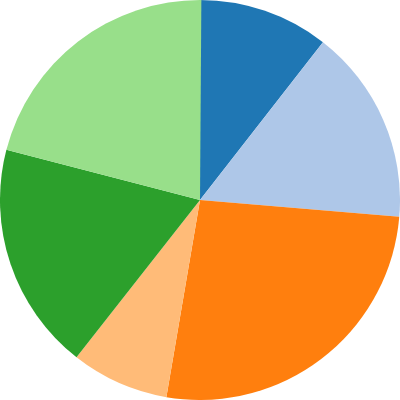

Here is the Vega-Lite specification saved for this chart:
### Vega specification from a JSON file in a GitHub repository (floating-point values rounded to 4 significant figures)
{"$schema": "https://vega.github.io/schema/vega/v4.json", "width": 200, "height": 200, "autosize": "none", "signals": [{"name": "startAngle", "value": 0, "bind": {"input": "range", "min": 0, "max": 6.29, "step": 0.01}}, {"name": "endAngle", "value": 6.29, "bind": {"input": "range", "min": 0, "max": 6.29, "step": 0.01}}, {"name": "padAngle", "value": 0, "bind": {"input": "range", "min": 0, "max": 0.1}}, {"name": "innerRadius", "value": 0, "bind": {"input": "range", "min": 0, "max": 90, "step": 1}}, {"name": "cornerRadius", "value": 0, "bind": {"input": "range", "min": 0, "max": 10, "step": 0.5}}, {"name": "sort", "value": false, "bind": {"input": "checkbox"}}], "data": [{"name": "table", "values": [{"id": 1, "field": 4}, {"id": 2, "field": 6}, {"id": 3, "field": 10}, {"id": 4, "field": 3}, {"id": 5, "field": 7}, {"id": 6, "field": 8}], "transform": [{"type": "pie", "field": "field", "startAngle": {"signal": "startAngle"}, "endAngle": {"signal": "endAngle"}, "sort": {"signal": "sort"}}]}], "scales": [{"name": "color", "type": "ordinal", "domain": {"data": "table", "field": "id"}, "range": {"scheme": "category20"}}], "marks": [{"type": "arc", "from": {"data": "table"}, "encode": {"enter": {"fill": {"scale": "color", "field": "id"}, "x": {"signal": "width / 2"}, "y": {"signal": "height / 2"}}, "update": {"startAngle": {"field": "startAngle"}, "endAngle": {"field": "endAngle"}, "padAngle": {"signal": "padAngle"}, "innerRadius": {"signal": "innerRadius"}, "outerRadius": {"signal": "width / 2"}, "cornerRadius": {"signal": "cornerRadius"}}}}]}
